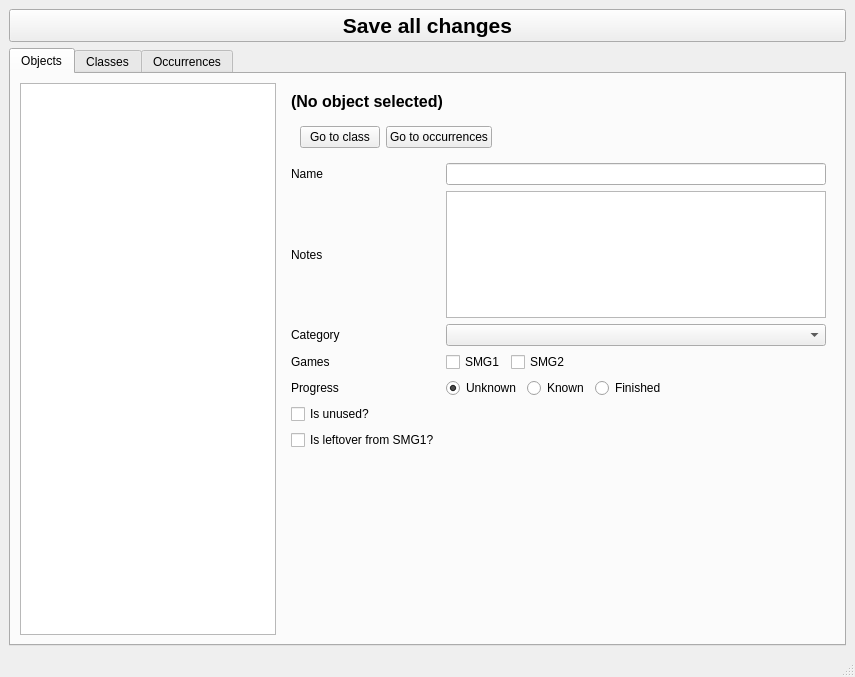
<?xml version="1.0" encoding="UTF-8"?>
<ui version="4.0">
 <class>MainWindow</class>
 <widget class="QMainWindow" name="MainWindow">
  <property name="geometry">
   <rect>
    <x>0</x>
    <y>0</y>
    <width>855</width>
    <height>658</height>
   </rect>
  </property>
  <property name="windowTitle">
   <string>Super Mario Galaxy Object Database Editor</string>
  </property>
  <widget class="QWidget" name="centralwidget">
   <layout class="QGridLayout" name="gridLayout_4">
    <item row="0" column="0">
     <widget class="QPushButton" name="buttonSave">
      <property name="font">
       <font>
        <pointsize>16</pointsize>
        <weight>75</weight>
        <bold>true</bold>
       </font>
      </property>
      <property name="text">
       <string>Save all changes</string>
      </property>
     </widget>
    </item>
    <item row="1" column="0">
     <widget class="QTabWidget" name="tab">
      <property name="currentIndex">
       <number>0</number>
      </property>
      <widget class="QWidget" name="tabObjects">
       <attribute name="title">
        <string>Objects</string>
       </attribute>
       <layout class="QGridLayout" name="gridLayout_5" columnstretch="0,6">
        <item row="0" column="0">
         <widget class="QListWidget" name="listObjects"/>
        </item>
        <item row="0" column="1">
         <widget class="QWidget" name="widgetObject" native="true">
          <layout class="QGridLayout" name="gridLayout_8">
           <item row="0" column="0" colspan="2">
            <widget class="QLabel" name="labelObjTitle">
             <property name="font">
              <font>
               <pointsize>12</pointsize>
               <weight>75</weight>
               <bold>true</bold>
              </font>
             </property>
             <property name="text">
              <string>(No object selected)</string>
             </property>
            </widget>
           </item>
           <item row="2" column="0">
            <widget class="QLabel" name="labelObjName">
             <property name="text">
              <string>Name</string>
             </property>
            </widget>
           </item>
           <item row="3" column="0">
            <widget class="QLabel" name="labelObjNotes">
             <property name="text">
              <string>Notes</string>
             </property>
            </widget>
           </item>
           <item row="5" column="0">
            <widget class="QLabel" name="labelObjGames">
             <property name="text">
              <string>Games</string>
             </property>
            </widget>
           </item>
           <item row="3" column="1">
            <widget class="QTextEdit" name="textObjNotes"/>
           </item>
           <item row="4" column="1">
            <widget class="QComboBox" name="comboObjCategory"/>
           </item>
           <item row="4" column="0">
            <widget class="QLabel" name="labelObjCategory">
             <property name="text">
              <string>Category</string>
             </property>
            </widget>
           </item>
           <item row="2" column="1">
            <widget class="QLineEdit" name="textObjName"/>
           </item>
           <item row="8" column="0">
            <widget class="QCheckBox" name="checkObjIsLeftover">
             <property name="text">
              <string>Is leftover from SMG1?</string>
             </property>
            </widget>
           </item>
           <item row="7" column="0">
            <widget class="QCheckBox" name="checkObjIsUnused">
             <property name="text">
              <string>Is unused?</string>
             </property>
            </widget>
           </item>
           <item row="9" column="0">
            <spacer name="verticalSpacer">
             <property name="orientation">
              <enum>Qt::Vertical</enum>
             </property>
             <property name="sizeHint" stdset="0">
              <size>
               <width>20</width>
               <height>240</height>
              </size>
             </property>
            </spacer>
           </item>
           <item row="6" column="0">
            <widget class="QLabel" name="labelObjProgress">
             <property name="text">
              <string>Progress</string>
             </property>
            </widget>
           </item>
           <item row="5" column="1">
            <widget class="QWidget" name="widgetObjGames" native="true">
             <layout class="QGridLayout" name="gridLayout">
              <property name="leftMargin">
               <number>0</number>
              </property>
              <property name="topMargin">
               <number>0</number>
              </property>
              <property name="rightMargin">
               <number>0</number>
              </property>
              <property name="bottomMargin">
               <number>0</number>
              </property>
              <item row="0" column="0">
               <widget class="QCheckBox" name="checkObjSMG1">
                <property name="text">
                 <string>SMG1</string>
                </property>
               </widget>
              </item>
              <item row="0" column="1">
               <widget class="QCheckBox" name="checkObjSMG2">
                <property name="text">
                 <string>SMG2</string>
                </property>
               </widget>
              </item>
              <item row="0" column="2">
               <spacer name="horizontalSpacer">
                <property name="orientation">
                 <enum>Qt::Horizontal</enum>
                </property>
                <property name="sizeHint" stdset="0">
                 <size>
                  <width>395</width>
                  <height>20</height>
                 </size>
                </property>
               </spacer>
              </item>
             </layout>
            </widget>
           </item>
           <item row="1" column="0" colspan="2">
            <widget class="QWidget" name="widget" native="true">
             <layout class="QGridLayout" name="gridLayout_3">
              <item row="0" column="0">
               <widget class="QPushButton" name="buttonGoToClass">
                <property name="text">
                 <string>Go to class</string>
                </property>
               </widget>
              </item>
              <item row="0" column="1">
               <widget class="QPushButton" name="buttonGoToOccurrence">
                <property name="text">
                 <string>Go to occurrences</string>
                </property>
               </widget>
              </item>
              <item row="0" column="2">
               <spacer name="horizontalSpacer_3">
                <property name="orientation">
                 <enum>Qt::Horizontal</enum>
                </property>
                <property name="sizeHint" stdset="0">
                 <size>
                  <width>450</width>
                  <height>20</height>
                 </size>
                </property>
               </spacer>
              </item>
             </layout>
            </widget>
           </item>
           <item row="6" column="1">
            <widget class="QWidget" name="widgetObjProgress" native="true">
             <layout class="QGridLayout" name="gridLayout_2">
              <property name="leftMargin">
               <number>0</number>
              </property>
              <property name="topMargin">
               <number>0</number>
              </property>
              <property name="rightMargin">
               <number>0</number>
              </property>
              <property name="bottomMargin">
               <number>0</number>
              </property>
              <item row="0" column="0">
               <widget class="QRadioButton" name="radioUnknown">
                <property name="text">
                 <string>Unknown</string>
                </property>
                <property name="checked">
                 <bool>true</bool>
                </property>
                <attribute name="buttonGroup">
                 <string notr="true">progressButtonGroup</string>
                </attribute>
               </widget>
              </item>
              <item row="0" column="1">
               <widget class="QRadioButton" name="radioKnown">
                <property name="text">
                 <string>Known</string>
                </property>
                <attribute name="buttonGroup">
                 <string notr="true">progressButtonGroup</string>
                </attribute>
               </widget>
              </item>
              <item row="0" column="2">
               <widget class="QRadioButton" name="radioFinished">
                <property name="text">
                 <string>Finished</string>
                </property>
                <attribute name="buttonGroup">
                 <string notr="true">progressButtonGroup</string>
                </attribute>
               </widget>
              </item>
              <item row="0" column="3">
               <spacer name="horizontalSpacer_2">
                <property name="orientation">
                 <enum>Qt::Horizontal</enum>
                </property>
                <property name="sizeHint" stdset="0">
                 <size>
                  <width>305</width>
                  <height>20</height>
                 </size>
                </property>
               </spacer>
              </item>
             </layout>
            </widget>
           </item>
          </layout>
         </widget>
        </item>
       </layout>
      </widget>
      <widget class="QWidget" name="tabClasses">
       <attribute name="title">
        <string>Classes</string>
       </attribute>
       <layout class="QGridLayout" name="gridLayout_7" columnstretch="0,6">
        <item row="0" column="0">
         <widget class="QListWidget" name="listClasses"/>
        </item>
        <item row="0" column="1">
         <widget class="QWidget" name="widgetClass" native="true">
          <layout class="QGridLayout" name="gridLayout_16">
           <item row="0" column="0" colspan="2">
            <widget class="QLabel" name="labelClassTitle">
             <property name="font">
              <font>
               <pointsize>12</pointsize>
               <weight>75</weight>
               <bold>true</bold>
              </font>
             </property>
             <property name="text">
              <string>(No class selected)</string>
             </property>
            </widget>
           </item>
           <item row="1" column="0">
            <widget class="QLabel" name="labelClassNotes">
             <property name="text">
              <string>Notes</string>
             </property>
            </widget>
           </item>
           <item row="1" column="1">
            <widget class="QTextEdit" name="textClassNotes"/>
           </item>
           <item row="2" column="0">
            <widget class="QLabel" name="labelClassGames">
             <property name="text">
              <string>Games</string>
             </property>
            </widget>
           </item>
           <item row="2" column="1">
            <widget class="QWidget" name="widgetClassGames" native="true">
             <layout class="QGridLayout" name="gridLayout_10">
              <property name="leftMargin">
               <number>0</number>
              </property>
              <property name="topMargin">
               <number>0</number>
              </property>
              <property name="rightMargin">
               <number>0</number>
              </property>
              <property name="bottomMargin">
               <number>0</number>
              </property>
              <item row="0" column="0">
               <widget class="QCheckBox" name="checkClassSMG1">
                <property name="text">
                 <string>SMG1</string>
                </property>
               </widget>
              </item>
              <item row="0" column="1">
               <widget class="QCheckBox" name="checkClassSMG2">
                <property name="text">
                 <string>SMG2</string>
                </property>
               </widget>
              </item>
              <item row="0" column="2">
               <spacer name="horizontalSpacer_4">
                <property name="orientation">
                 <enum>Qt::Horizontal</enum>
                </property>
                <property name="sizeHint" stdset="0">
                 <size>
                  <width>375</width>
                  <height>20</height>
                 </size>
                </property>
               </spacer>
              </item>
             </layout>
            </widget>
           </item>
           <item row="3" column="0">
            <widget class="QLabel" name="labelClassProgress">
             <property name="text">
              <string>Progress</string>
             </property>
            </widget>
           </item>
           <item row="3" column="1">
            <widget class="QWidget" name="widgetClassProgress" native="true">
             <layout class="QGridLayout" name="gridLayout_9">
              <property name="leftMargin">
               <number>0</number>
              </property>
              <property name="topMargin">
               <number>0</number>
              </property>
              <property name="rightMargin">
               <number>0</number>
              </property>
              <property name="bottomMargin">
               <number>0</number>
              </property>
              <item row="0" column="0">
               <widget class="QRadioButton" name="radioClassUnknown">
                <property name="text">
                 <string>Unknown</string>
                </property>
                <attribute name="buttonGroup">
                 <string notr="true">classProgressButtonGroup</string>
                </attribute>
               </widget>
              </item>
              <item row="0" column="1">
               <widget class="QRadioButton" name="radioClassKnown">
                <property name="text">
                 <string>Known</string>
                </property>
                <attribute name="buttonGroup">
                 <string notr="true">classProgressButtonGroup</string>
                </attribute>
               </widget>
              </item>
              <item row="0" column="2">
               <widget class="QRadioButton" name="radioClassFinished">
                <property name="text">
                 <string>Finished</string>
                </property>
                <attribute name="buttonGroup">
                 <string notr="true">classProgressButtonGroup</string>
                </attribute>
               </widget>
              </item>
              <item row="0" column="3">
               <spacer name="horizontalSpacer_5">
                <property name="orientation">
                 <enum>Qt::Horizontal</enum>
                </property>
                <property name="sizeHint" stdset="0">
                 <size>
                  <width>285</width>
                  <height>20</height>
                 </size>
                </property>
               </spacer>
              </item>
             </layout>
            </widget>
           </item>
           <item row="4" column="0">
            <widget class="QLabel" name="labelClassList">
             <property name="text">
              <string>List</string>
             </property>
            </widget>
           </item>
           <item row="4" column="1">
            <widget class="QComboBox" name="comboClassList"/>
           </item>
           <item row="5" column="0">
            <widget class="QLabel" name="labelClassFile">
             <property name="text">
              <string>File</string>
             </property>
            </widget>
           </item>
           <item row="5" column="1">
            <widget class="QComboBox" name="comboClassFile"/>
           </item>
           <item row="7" column="0">
            <spacer name="verticalSpacer_2">
             <property name="orientation">
              <enum>Qt::Vertical</enum>
             </property>
             <property name="sizeHint" stdset="0">
              <size>
               <width>20</width>
               <height>40</height>
              </size>
             </property>
            </spacer>
           </item>
           <item row="6" column="0" colspan="2">
            <widget class="QGroupBox" name="widgetProperties">
             <property name="title">
              <string>Properties</string>
             </property>
             <layout class="QGridLayout" name="gridLayout_15">
              <item row="0" column="0">
               <widget class="QWidget" name="widgetPropertyList" native="true">
                <layout class="QGridLayout" name="gridLayout_13">
                 <property name="leftMargin">
                  <number>0</number>
                 </property>
                 <property name="topMargin">
                  <number>0</number>
                 </property>
                 <property name="rightMargin">
                  <number>0</number>
                 </property>
                 <property name="bottomMargin">
                  <number>0</number>
                 </property>
                 <item row="1" column="0">
                  <widget class="QWidget" name="widgetPropertyButtons" native="true">
                   <layout class="QGridLayout" name="gridLayout_11">
                    <property name="leftMargin">
                     <number>0</number>
                    </property>
                    <property name="topMargin">
                     <number>0</number>
                    </property>
                    <property name="rightMargin">
                     <number>0</number>
                    </property>
                    <property name="bottomMargin">
                     <number>0</number>
                    </property>
                    <item row="0" column="1">
                     <widget class="QPushButton" name="buttonPropertyDelete">
                      <property name="text">
                       <string>Delete</string>
                      </property>
                     </widget>
                    </item>
                    <item row="0" column="0">
                     <widget class="QPushButton" name="buttonPropertyAdd">
                      <property name="text">
                       <string>Add</string>
                      </property>
                     </widget>
                    </item>
                   </layout>
                  </widget>
                 </item>
                 <item row="0" column="0">
                  <widget class="QListWidget" name="listProperties"/>
                 </item>
                </layout>
               </widget>
              </item>
              <item row="0" column="1">
               <widget class="QWidget" name="widgetPropertySettings" native="true">
                <layout class="QGridLayout" name="gridLayout_14">
                 <property name="leftMargin">
                  <number>0</number>
                 </property>
                 <property name="topMargin">
                  <number>0</number>
                 </property>
                 <property name="rightMargin">
                  <number>0</number>
                 </property>
                 <property name="bottomMargin">
                  <number>0</number>
                 </property>
                 <item row="2" column="2">
                  <widget class="QWidget" name="widgetPropertyGames" native="true">
                   <layout class="QGridLayout" name="gridLayout_12">
                    <property name="leftMargin">
                     <number>0</number>
                    </property>
                    <property name="topMargin">
                     <number>0</number>
                    </property>
                    <property name="rightMargin">
                     <number>0</number>
                    </property>
                    <property name="bottomMargin">
                     <number>0</number>
                    </property>
                    <item row="0" column="0">
                     <widget class="QCheckBox" name="checkPropertySMG1">
                      <property name="text">
                       <string>SMG1</string>
                      </property>
                     </widget>
                    </item>
                    <item row="0" column="1">
                     <widget class="QCheckBox" name="checkPropertySMG2">
                      <property name="text">
                       <string>SMG2</string>
                      </property>
                     </widget>
                    </item>
                    <item row="0" column="2">
                     <spacer name="horizontalSpacer_6">
                      <property name="orientation">
                       <enum>Qt::Horizontal</enum>
                      </property>
                      <property name="sizeHint" stdset="0">
                       <size>
                        <width>123</width>
                        <height>20</height>
                       </size>
                      </property>
                     </spacer>
                    </item>
                   </layout>
                  </widget>
                 </item>
                 <item row="2" column="0">
                  <widget class="QLabel" name="labelPropertyGames">
                   <property name="text">
                    <string>Games</string>
                   </property>
                  </widget>
                 </item>
                 <item row="1" column="2">
                  <widget class="QComboBox" name="comboPropertyType"/>
                 </item>
                 <item row="1" column="0">
                  <widget class="QLabel" name="labelPropertyType">
                   <property name="text">
                    <string>Type</string>
                   </property>
                  </widget>
                 </item>
                 <item row="0" column="0">
                  <widget class="QLabel" name="labelPropertyName">
                   <property name="text">
                    <string>Name</string>
                   </property>
                  </widget>
                 </item>
                 <item row="5" column="0">
                  <widget class="QLabel" name="labelPropertyValues">
                   <property name="text">
                    <string>Values</string>
                   </property>
                  </widget>
                 </item>
                 <item row="0" column="2">
                  <widget class="QLineEdit" name="textPropertyName"/>
                 </item>
                 <item row="5" column="2">
                  <widget class="QTextEdit" name="textPropertyValues"/>
                 </item>
                 <item row="4" column="0">
                  <widget class="QLabel" name="labelPropertyDescription">
                   <property name="text">
                    <string>Description</string>
                   </property>
                  </widget>
                 </item>
                 <item row="4" column="2">
                  <widget class="QLineEdit" name="textPropertyDescription"/>
                 </item>
                 <item row="6" column="0">
                  <widget class="QLabel" name="labelPropertyExclusives">
                   <property name="text">
                    <string>Exclusives</string>
                   </property>
                  </widget>
                 </item>
                 <item row="6" column="2">
                  <widget class="QTextEdit" name="textPropertyExclusives"/>
                 </item>
                 <item row="3" column="0" colspan="3">
                  <widget class="QCheckBox" name="checkPropertyNeeded">
                   <property name="text">
                    <string>Needed?</string>
                   </property>
                  </widget>
                 </item>
                </layout>
               </widget>
              </item>
             </layout>
            </widget>
           </item>
          </layout>
         </widget>
        </item>
       </layout>
      </widget>
      <widget class="QWidget" name="tabOccurrences">
       <attribute name="title">
        <string>Occurrences</string>
       </attribute>
       <layout class="QGridLayout" name="gridLayout_17" columnstretch="0,6">
        <item row="0" column="0">
         <widget class="QListWidget" name="listOccurrences"/>
        </item>
        <item row="0" column="1">
         <widget class="QWidget" name="widgetOccurrence" native="true">
          <layout class="QGridLayout" name="gridLayout_6">
           <property name="rightMargin">
            <number>0</number>
           </property>
           <property name="bottomMargin">
            <number>0</number>
           </property>
           <item row="2" column="0">
            <widget class="QTableWidget" name="tableOccurrenceInfo">
             <property name="editTriggers">
              <set>QAbstractItemView::AnyKeyPressed</set>
             </property>
             <attribute name="verticalHeaderVisible">
              <bool>false</bool>
             </attribute>
            </widget>
           </item>
           <item row="1" column="0">
            <widget class="QLabel" name="labelOccurrenceTitle">
             <property name="font">
              <font>
               <pointsize>12</pointsize>
               <weight>75</weight>
               <bold>true</bold>
              </font>
             </property>
             <property name="text">
              <string>(No element selected)</string>
             </property>
            </widget>
           </item>
          </layout>
         </widget>
        </item>
       </layout>
      </widget>
     </widget>
    </item>
   </layout>
  </widget>
  <widget class="QStatusBar" name="statusbar"/>
  <action name="actionSave">
   <property name="text">
    <string>Save all changes</string>
   </property>
   <property name="shortcut">
    <string>Ctrl+S</string>
   </property>
  </action>
 </widget>
 <resources/>
 <connections/>
 <buttongroups>
  <buttongroup name="progressButtonGroup"/>
  <buttongroup name="classProgressButtonGroup"/>
 </buttongroups>
</ui>
